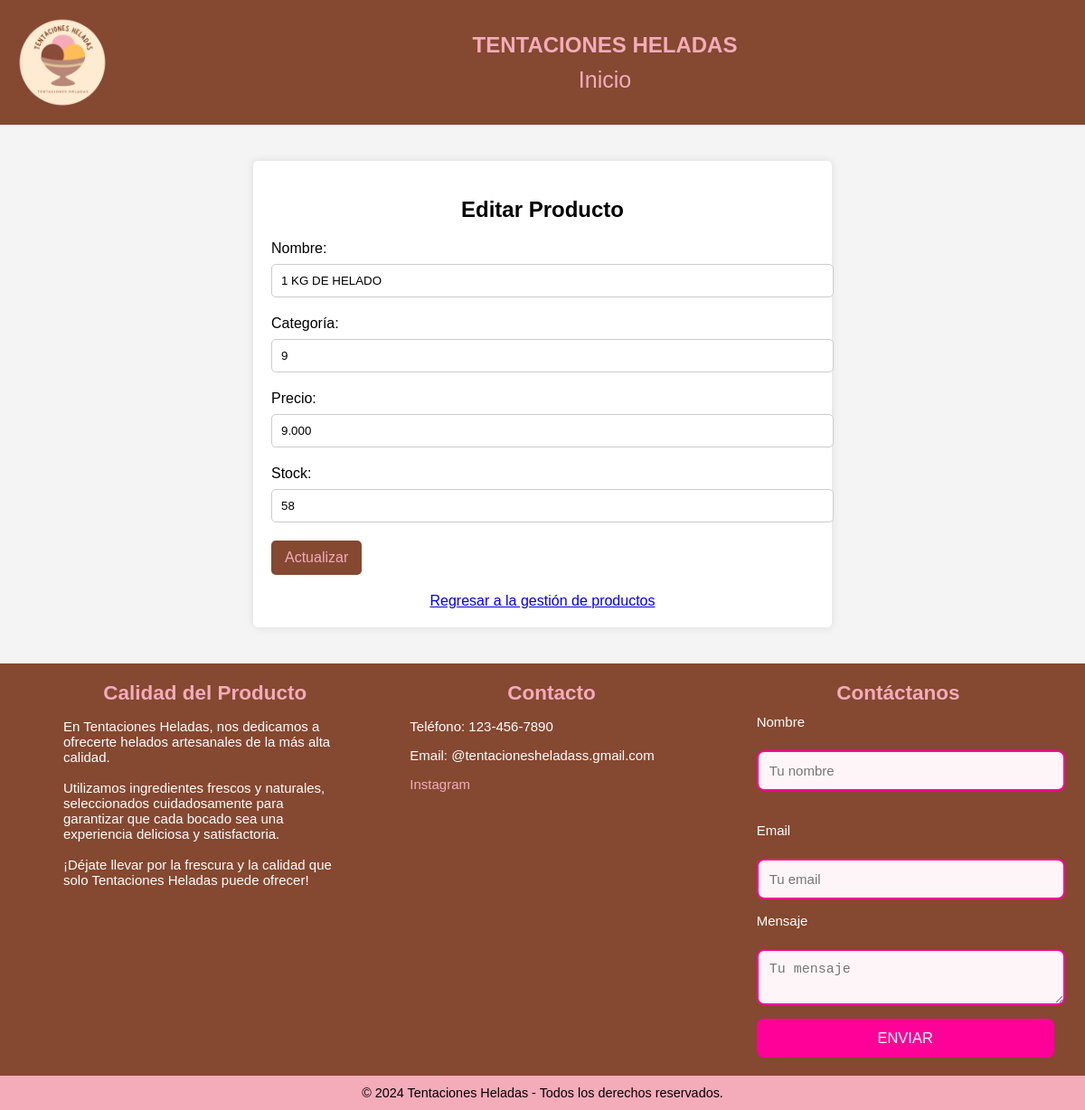
Page /admin/editar_producto.php?id=15 on the earlier database version.
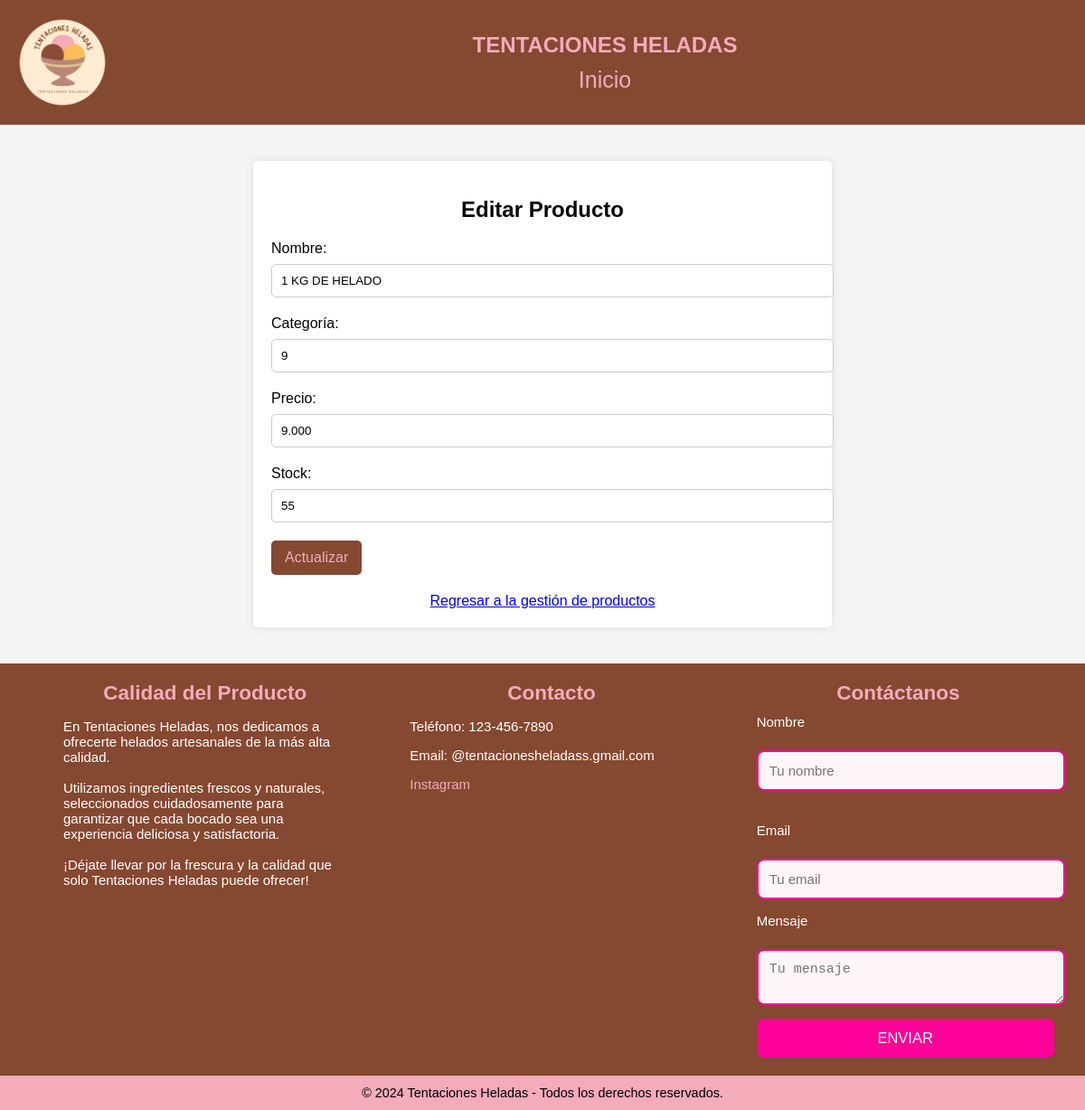
Same page on the later database version.
### tables this page shows
CREATE TABLE `productos` (
  `ID` int(255) NOT NULL,
  `nombre` varchar(255) NOT NULL,
  `categoria_id` int(11) DEFAULT NULL,
  `Precio` varchar(11) NOT NULL,
  `imagen` varchar(255) NOT NULL,
  `stock` varchar(255) NOT NULL
);

### admin/editar_producto.php (the view, shortened to what this page needs)
<?php
include('../db.php');
if (isset($_GET['id'])) {
    $id = $_GET['id'];
    $result = mysqli_query($conn, "SELECT * FROM productos WHERE ID = $id");
    $producto = mysqli_fetch_assoc($result);
} else {
    echo "ID de producto no proporcionado.";
    exit;
}
?>
<!DOCTYPE html>
<html lang="es">
<head>
</head>
<body>
<header>
        <div class="header-left">
            <img class="logo" src="../img/logo.png"   alt="logo">
            <div class="header-info">
                <h1>TENTACIONES HELADAS</h1>
                <div class="nav-links">
                    <div class="dropdown">
                        <a class="grande" href="index-admin.php">Inicio</a>
                    </div>
            </div>
            </div>
        </div>
    </header>
    <div class="form-container">
        <h2>Editar Producto</h2>
        <form action="editar_producto.php?id=<?php echo $id; ?>" method="POST">
            <label for="nombre">Nombre:</label>
            <input type="text" id="nombre" name="nombre" value="<?php echo htmlspecialchars($producto['nombre']); ?>" required>
            <label for="categoria_id">Categoría:</label>
            <input type="number" id="categoria_id" name="categoria_id" value="<?php echo htmlspecialchars($producto['categoria_id']); ?>" required>
            <label for="precio">Precio:</label>
            <input type="text" id="precio" name="precio" value="<?php echo htmlspecialchars($producto['Precio']); ?>" required>
            <label for="stock">Stock:</label>
            <input type="number" id="stock" name="stock" value="<?php echo htmlspecialchars($producto['stock']); ?>" required>
            <input type="submit" value="Actualizar">
        </form>
        <a class="back-link" href="productos-admin.php">Regresar a la gestión de productos</a>
    </div>
    <footer class="pie-pagina">
    <div class="grupo-1">
        <div class="box">
            <h2>Calidad del Producto</h2>
            <p>En Tentaciones Heladas, nos dedicamos a ofrecerte helados artesanales de la más alta calidad. <br><br>
                Utilizamos ingredientes frescos y naturales, seleccionados cuidadosamente para garantizar que
                cada bocado sea una experiencia deliciosa y satisfactoria. <br> <br>¡Déjate llevar por la
                frescura y la calidad que solo Tentaciones Heladas puede ofrecer!</p>
        </div>
        <div class="box">
            <h2>Contacto</h2>
            <p>Teléfono: 123-456-7890</p>
            <p>Email: @tentacionesheladass.gmail.com</p>
            <a href="https://www.instagram.com/tentacionesheladass/?hl=es">Instagram</a>
        </div>
        <div class="box">
            <h2>Contáctanos</h2>
            <form action="guardar_contacto.php" method="POST" class="contact-form">
                <label for="nombre">Nombre </label>
                <input type="text" id="nombre" name="nombre" required placeholder="Tu nombre">
                <label for="email">Email </label>
                <input type="email" id="email" name="email" required placeholder="Tu email">
                <label for="mensaje">Mensaje </label>
                <textarea id="mensaje" name="mensaje" required placeholder="Tu mensaje"></textarea>
                <button type="submit">ENVIAR</button>
            </form>
        </div>
    </div>
    <div class="grupo-2">
        <small>&copy; 2024 Tentaciones Heladas - Todos los derechos reservados.</small>
    </div>
</footer>
</body>
</html>

Differences in the rows shown:
changed productos "1 KG DE HELADO": stock "58" → "55"
